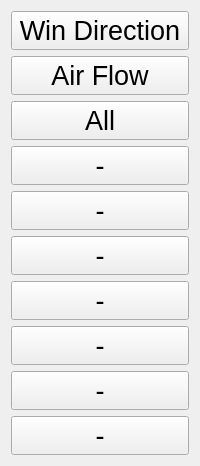
            <widget class="QWidget" name="page_7">
             <layout class="QVBoxLayout" name="verticalLayout_29">
              <item>
               <widget class="QPushButton" name="t1_5">
                <property name="font">
                 <font>
                  <pointsize>20</pointsize>
                 </font>
                </property>
                <property name="text">
                 <string>Win Direction</string>
                </property>
               </widget>
              </item>
              <item>
               <widget class="QPushButton" name="t2_5">
                <property name="font">
                 <font>
                  <pointsize>20</pointsize>
                 </font>
                </property>
                <property name="text">
                 <string>Air Flow</string>
                </property>
               </widget>
              </item>
              <item>
               <widget class="QPushButton" name="t3_5">
                <property name="font">
                 <font>
                  <pointsize>20</pointsize>
                 </font>
                </property>
                <property name="text">
                 <string>All</string>
                </property>
               </widget>
              </item>
              <item>
               <widget class="QPushButton" name="t4_5">
                <property name="font">
                 <font>
                  <pointsize>20</pointsize>
                 </font>
                </property>
                <property name="text">
                 <string>-</string>
                </property>
               </widget>
              </item>
              <item>
               <widget class="QPushButton" name="t5_5">
                <property name="font">
                 <font>
                  <pointsize>20</pointsize>
                 </font>
                </property>
                <property name="text">
                 <string>-</string>
                </property>
               </widget>
              </item>
              <item>
               <widget class="QPushButton" name="t6_5">
                <property name="font">
                 <font>
                  <pointsize>20</pointsize>
                 </font>
                </property>
                <property name="text">
                 <string>-</string>
                </property>
               </widget>
              </item>
              <item>
               <widget class="QPushButton" name="t7_5">
                <property name="font">
                 <font>
                  <pointsize>20</pointsize>
                 </font>
                </property>
                <property name="text">
                 <string>-</string>
                </property>
               </widget>
              </item>
              <item>
               <widget class="QPushButton" name="t8_5">
                <property name="font">
                 <font>
                  <pointsize>20</pointsize>
                 </font>
                </property>
                <property name="styleSheet">
                 <string notr="true"/>
                </property>
                <property name="text">
                 <string>-</string>
                </property>
               </widget>
              </item>
              <item>
               <widget class="QPushButton" name="t9_5">
                <property name="font">
                 <font>
                  <pointsize>20</pointsize>
                 </font>
                </property>
                <property name="text">
                 <string>-</string>
                </property>
               </widget>
              </item>
              <item>
               <widget class="QPushButton" name="t10_5">
                <property name="font">
                 <font>
                  <pointsize>20</pointsize>
                 </font>
                </property>
                <property name="text">
                 <string>-</string>
                </property>
               </widget>
              </item>
             </layout>
            </widget>
